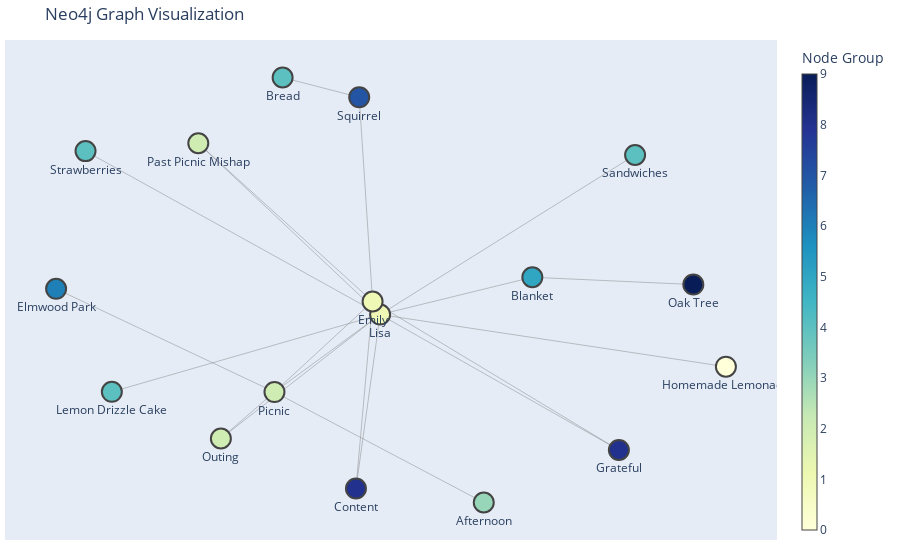

The notebook cell saved with this chart:
### Code cell
import networkx as nx
import plotly.graph_objects as go

def visualize_graph(data: list[dict]):
# Data provided by user

    # Define groups for coloring
    id_to_group = {
        'Lisa': 'Person', 'Emily': 'Person',
        'Picnic': 'Event', 'Outing': 'Event', 'Past Picnic Mishap': 'Event',
        'Blanket': 'Object',
        'Sandwiches': 'Food', 'Strawberries': 'Food', 'Lemon Drizzle Cake': 'Food', 'Bread': 'Food',
        'Homemade Lemonade': 'Drink',
        'Content': 'Concept', 'Grateful': 'Concept',
        'Squirrel': 'Animal',
        'Elmwood Park': 'Location',
        'Afternoon': 'Time',
        'Oak Tree': 'Plant'
    }

    # Create NetworkX graph
    G = nx.DiGraph()

    for row in data:
        n = row['n']
        m = row['m']
        r = row['r']
        
        n_id = n['id']
        m_id = m['id']
        r_type = r[1]
        
        n_group = id_to_group.get(n_id, 'Unknown')
        m_group = id_to_group.get(m_id, 'Unknown')
        
        G.add_node(n_id, label=n_id, group=n_group)
        G.add_node(m_id, label=m_id, group=m_group)
        G.add_edge(n_id, m_id, label=r_type)

    # Generate positions
    pos = nx.spring_layout(G, seed=42, k=0.5) # k adjusts spacing

    # Create Plotly traces
    edge_x = []
    edge_y = []
    edge_text = []

    for edge in G.edges(data=True):
        x0, y0 = pos[edge[0]]
        x1, y1 = pos[edge[1]]
        edge_x.append(x0)
        edge_x.append(x1)
        edge_x.append(None)
        edge_y.append(y0)
        edge_y.append(y1)
        edge_y.append(None)
        edge_text.append(edge[2]['label'])

    edge_trace = go.Scatter(
        x=edge_x, y=edge_y,
        line=dict(width=0.5, color='#888'),
        hoverinfo='text',
        text=edge_text,
        mode='lines')

    node_x = []
    node_y = []
    node_display_text = []
    node_hover_text = []
    node_color = []

    # Map groups to colors
    groups = list(set(nx.get_node_attributes(G, 'group').values()))
    group_to_color = {g: i for i, g in enumerate(groups)}

    for node in G.nodes(data=True):
        node_id = node[0]
        node_attrs = node[1]
        x, y = pos[node_id]
        node_x.append(x)
        node_y.append(y)
        
        # Display text (on graph)
        node_display_text.append(node_attrs['label'])
        
        # Hover text (tooltip) - Include relationships
        connections = []
        # Outgoing
        for neighbor in G.successors(node_id):
            edge_data = G.get_edge_data(node_id, neighbor)
            connections.append(f"➡ {edge_data['label']} ➡ {neighbor}")
        # Incoming
        for neighbor in G.predecessors(node_id):
            edge_data = G.get_edge_data(neighbor, node_id)
            connections.append(f"⬅ {edge_data['label']} ⬅ {neighbor}")
            
        hover_str = f"<b>{node_attrs['label']}</b> ({node_attrs['group']})<br>" + "<br>".join(connections)
        node_hover_text.append(hover_str)
        
        node_color.append(group_to_color.get(node_attrs['group'], 0))

    node_trace = go.Scatter(
        x=node_x, y=node_y,
        mode='markers+text',
        text=node_display_text,
        hovertext=node_hover_text,
        textposition="bottom center",
        hoverinfo='text',
        marker=dict(
            showscale=True,
            colorscale='YlGnBu',
            color=node_color,
            size=20,
            colorbar=dict(
                thickness=15,
                title='Node Group',
                xanchor='left',
            ),
            line_width=2))

    fig = go.Figure(data=[edge_trace, node_trace],
                layout=go.Layout(
                    title='Neo4j Graph Visualization',
                    showlegend=False,
                    hovermode='closest',
                    margin=dict(b=20,l=5,r=5,t=40),
                    xaxis=dict(showgrid=False, zeroline=False, showticklabels=False),
                    yaxis=dict(showgrid=False, zeroline=False, showticklabels=False))
                    )
    fig.show()

### Figure 1 — Plotly figure (JSON) as saved in the notebook; plotly's stock layout.template omitted (floating-point values rounded to 4 significant figures)
{"data": [{"hoverinfo": "text", "line": {"color": "#888", "width": 0.5}, "mode": "lines", "text": ["ENJOYED", "PLANNED", "SET_UP", "PROVIDED", "PROVIDED", "PROVIDED", "PROVIDED", "REMINISCED_ABOUT", "FELT", "FELT", "HELD_AT", "OCCURRED_DURING", "IS_A", "UNDER", "ENJOYED", "JOINED", "FED", "REMINISCED_ABOUT", "FELT", "FELT", "ATE"], "type": "scatter", "x": [0.01195, -0.2743, null, 0.01195, -0.4196, null, 0.01195, 0.4245, null, 0.01195, 0.7029, null, 0.01195, -0.7863, null, 0.01195, 0.949, null, 0.01195, -0.715, null, 0.01195, -0.4807, null, 0.01195, -0.05353, null, 0.01195, 0.659, null, -0.2743, -0.8661, null, -0.2743, 0.2928, null, -0.4196, -0.2743, null, 0.4245, 0.8607, null, -0.008439, -0.2743, null, -0.008439, 0.01195, null, -0.008439, -0.04469, null, -0.008439, -0.4807, null, -0.008439, -0.05353, null, -0.008439, 0.659, null, -0.04469, -0.2522, null], "y": [-0.05951, -0.406, null, -0.05951, -0.6135, null, -0.05951, 0.1072, null, -0.05951, 0.6536, null, -0.05951, 0.671, null, -0.05951, -0.2926, null, -0.05951, -0.4049, null, -0.05951, 0.7061, null, -0.05951, -0.8373, null, -0.05951, -0.6649, null, -0.406, 0.05538, null, -0.406, -0.8996, null, -0.6135, -0.406, null, 0.1072, 0.07457, null, -0.001158, -0.406, null, -0.001158, -0.05951, null, -0.001158, 0.9116, null, -0.001158, 0.7061, null, -0.001158, -0.8373, null, -0.001158, -0.6649, null, 0.9116, 1, null]}, {"hoverinfo": "text", "hovertext": ["<b>Lisa</b> (Person)<br>➡ ENJOYED ➡ Picnic<br>➡ PLANNED ➡ Outing<br>➡ SET_UP ➡ Blanket<br>➡ PROVIDED ➡ Sandwiches<br>➡ PROVIDED ➡ Strawberries<br>➡ PROVIDED ➡ Homemade Lemonade<br>➡ PROVIDED ➡ Lemon Drizzle Cake<br>➡ REMINISCED_ABOUT ➡ Past Picnic Mishap<br>➡ FELT ➡ Content<br>➡ FELT ➡ Grateful<br>⬅ JOINED ⬅ Emily", "<b>Picnic</b> (Event)<br>➡ HELD_AT ➡ Elmwood Park<br>➡ OCCURRED_DURING ➡ Afternoon<br>⬅ ENJOYED ⬅ Lisa<br>⬅ ENJOYED ⬅ Emily<br>⬅ IS_A ⬅ Outing", "<b>Outing</b> (Event)<br>➡ IS_A ➡ Picnic<br>⬅ PLANNED ⬅ Lisa", "<b>Blanket</b> (Object)<br>➡ UNDER ➡ Oak Tree<br>⬅ SET_UP ⬅ Lisa", "<b>Sandwiches</b> (Food)<br>⬅ PROVIDED ⬅ Lisa", "<b>Strawberries</b> (Food)<br>⬅ PROVIDED ⬅ Lisa", "<b>Homemade Lemonade</b> (Drink)<br>⬅ PROVIDED ⬅ Lisa", "<b>Lemon Drizzle Cake</b> (Food)<br>⬅ PROVIDED ⬅ Lisa", "<b>Past Picnic Mishap</b> (Event)<br>⬅ REMINISCED_ABOUT ⬅ Lisa<br>⬅ REMINISCED_ABOUT ⬅ Emily", "<b>Content</b> (Concept)<br>⬅ FELT ⬅ Lisa<br>⬅ FELT ⬅ Emily", "<b>Grateful</b> (Concept)<br>⬅ FELT ⬅ Lisa<br>⬅ FELT ⬅ Emily", "<b>Emily</b> (Person)<br>➡ ENJOYED ➡ Picnic<br>➡ JOINED ➡ Lisa<br>➡ FED ➡ Squirrel<br>➡ REMINISCED_ABOUT ➡ Past Picnic Mishap<br>➡ FELT ➡ Content<br>➡ FELT ➡ Grateful", "<b>Squirrel</b> (Animal)<br>➡ ATE ➡ Bread<br>⬅ FED ⬅ Emily", "<b>Elmwood Park</b> (Location)<br>⬅ HELD_AT ⬅ Picnic", "<b>Afternoon</b> (Time)<br>⬅ OCCURRED_DURING ⬅ Picnic", "<b>Oak Tree</b> (Plant)<br>⬅ UNDER ⬅ Blanket", "<b>Bread</b> (Food)<br>⬅ ATE ⬅ Squirrel"], "marker": {"color": [1, 2, 2, 5, 4, 4, 0, 4, 2, 8, 8, 1, 7, 6, 3, 9, 4], "colorbar": {"thickness": 15, "title": {"text": "Node Group"}, "xanchor": "left"}, "colorscale": [[0, "rgb(255,255,217)"], [0.125, "rgb(237,248,177)"], [0.25, "rgb(199,233,180)"], [0.375, "rgb(127,205,187)"], [0.5, "rgb(65,182,196)"], [0.625, "rgb(29,145,192)"], [0.75, "rgb(34,94,168)"], [0.875, "rgb(37,52,148)"], [1, "rgb(8,29,88)"]], "line": {"width": 2}, "showscale": true, "size": 20}, "mode": "markers+text", "text": ["Lisa", "Picnic", "Outing", "Blanket", "Sandwiches", "Strawberries", "Homemade Lemonade", "Lemon Drizzle Cake", "Past Picnic Mishap", "Content", "Grateful", "Emily", "Squirrel", "Elmwood Park", "Afternoon", "Oak Tree", "Bread"], "textposition": "bottom center", "type": "scatter", "x": [0.01195, -0.2743, -0.4196, 0.4245, 0.7029, -0.7863, 0.949, -0.715, -0.4807, -0.05353, 0.659, -0.008439, -0.04469, -0.8661, 0.2928, 0.8607, -0.2522], "y": [-0.05951, -0.406, -0.6135, 0.1072, 0.6536, 0.671, -0.2926, -0.4049, 0.7061, -0.8373, -0.6649, -0.001158, 0.9116, 0.05538, -0.8996, 0.07457, 1]}], "layout": {"hovermode": "closest", "margin": {"b": 20, "l": 5, "r": 5, "t": 40}, "showlegend": false, "title": {"text": "Neo4j Graph Visualization"}, "xaxis": {"showgrid": false, "showticklabels": false, "zeroline": false}, "yaxis": {"showgrid": false, "showticklabels": false, "zeroline": false}}}
